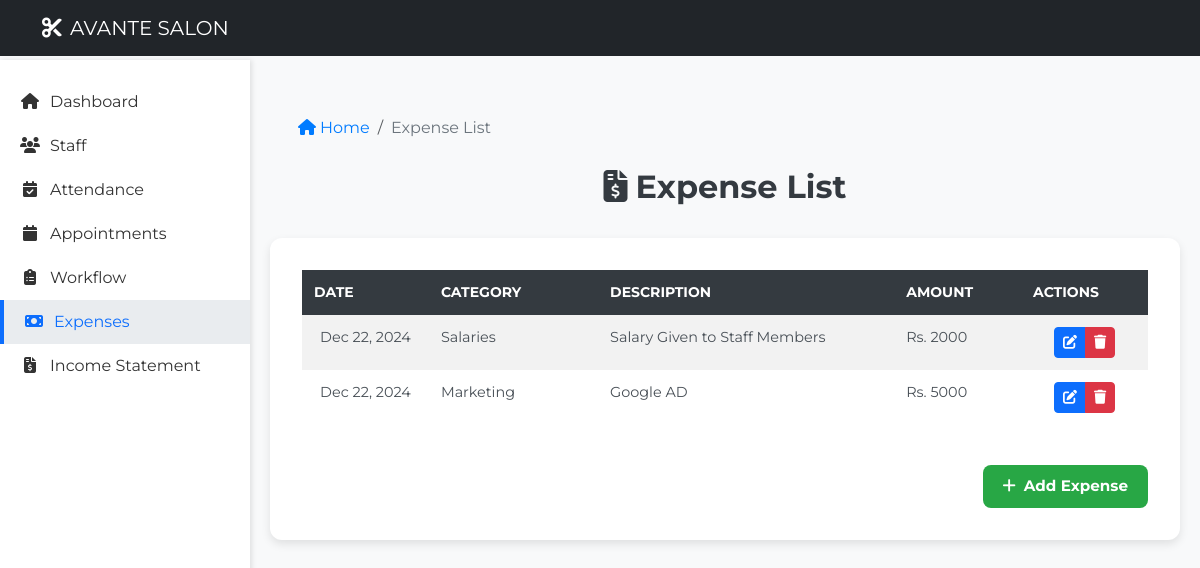
The app's page /expenses/ (signed in), older data.
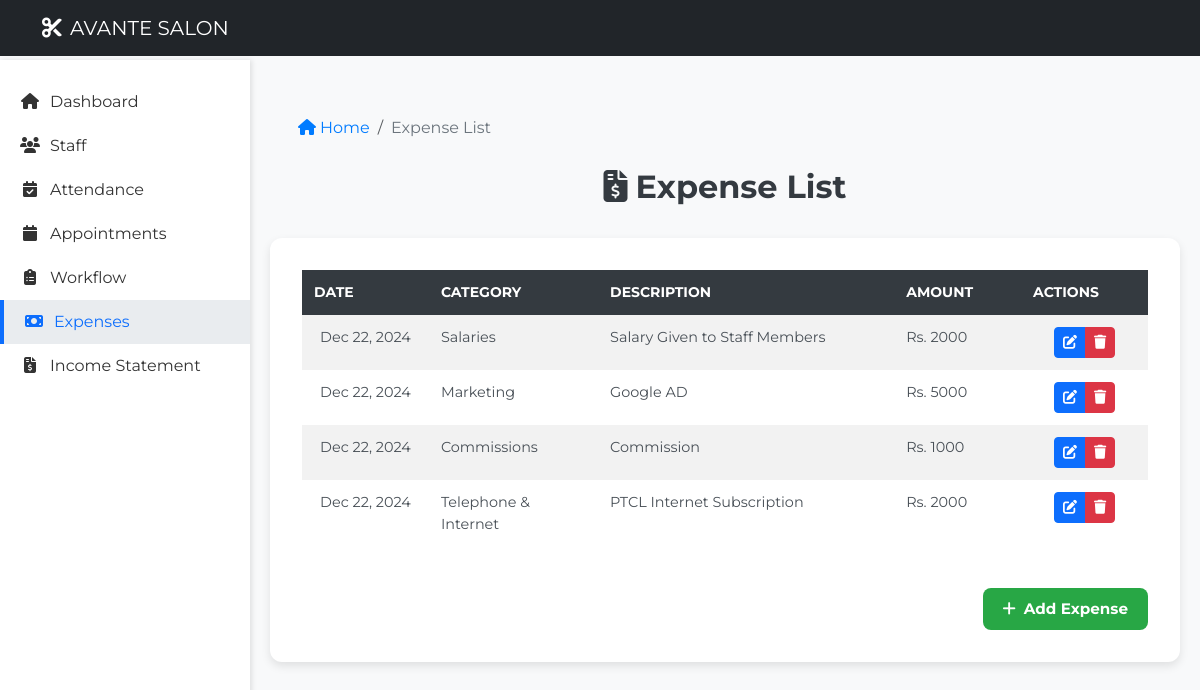
The same page, newer data.
### core/models.py (models this page shows, shortened)
class Expense(models.Model):
    description = models.CharField(max_length=100)
    category = models.CharField(max_length=50, choices=EXPENSE_CATEGORIES, default='others')
    amount = models.PositiveIntegerField(default=1)
    date = models.DateField(null=True, blank=True)
    created_at = models.DateTimeField(auto_now_add=True)
    updated_at = models.DateTimeField(auto_now=True, null=True, blank=True)

### core/views.py (the view)
# urls.py: path('expenses/', views.expenses_page, name='expenses'),
@admin_only
def expenses_page(request):
    expenses_qs = Expense.objects.all().order_by('-date')
    categories = dict(EXPENSE_CATEGORIES)
    context = {
        "expenses": expenses_qs,
        "categories": EXPENSE_CATEGORIES,
    }
    return render(request, 'expenses.html', context)

### templates/expenses.html (shortened to what the changed rows need)
<!DOCTYPE html>
<html lang="en">
<head>
    <link href="https://cdn.jsdelivr.net/npm/bootstrap@5.3.0-alpha3/dist/css/bootstrap.min.css" rel="stylesheet">
    <link rel="stylesheet" href="https://cdnjs.cloudflare.com/ajax/libs/font-awesome/6.4.0/css/all.min.css">
</head>
<body>
    <div class="main-content">
        <h1><i class="fas fa-file-invoice-dollar me-2"></i>Expense List</h1>
        <div class="table-container">
            <div class="table-responsive">
                <table class="table expense-table table-striped table-bordered">
                    <thead class="table-dark">
                        <tr>
                            <th scope="col" style="width: 15%;">Date</th>
                            <th scope="col" style="width: 20%;">Category</th>
                            <th scope="col" style="width: 35%;">Description</th>
                            <th scope="col" style="width: 15%;">Amount</th>
                            <th scope="col" style="width: 15%;">Actions</th>
                        </tr>
                    </thead>
                    <tbody>
                        {% for expense in expenses %}
                        <tr>
                            <td class="">{{ expense.date|date:"M d, Y" }}</td>
                            <td class="text-start">{{ expense.get_category_display }}</td>
                            <td class="text-start">{{ expense.description }}</td>
                            <td class="text-start">Rs. {{ expense.amount }}</td>
                            <td>
                                <div class="btn-group">
                                    <button class="btn btn-sm btn-primary"
                                            onclick="editExpense('{{ expense.pk }}', '{{ expense.description }}', '{{ expense.category }}', '{{ expense.amount }}', '{{ expense.date|date:'Y-m-d' }}')"
                                            title="Edit">
                                        <i class="fas fa-edit"></i>
                                    </button>
                                    <button class="btn btn-sm btn-danger"
                                            onclick="deleteExpense('{{ expense.pk }}', '{{ expense.description }}')"
                                            title="Delete">
                                        <i class="fas fa-trash"></i>
                                    </button>
                                </div>
                            </td>
                        </tr>
                        {% empty %}
                        <tr>
                            <td colspan="5" class="text-center">No expenses found.</td>
                        </tr>
                        {% endfor %}
                    </tbody>
                </table>
            </div>
        </div>
    </div>
</body>
</html>

Row changes from the older to the newer data that the page shows:
added Expense: date "Dec 22, 2024", category "Commissions", description "Commission", amount "1000"
added Expense: date "Dec 22, 2024", category "Telephone & Internet", description "PTCL Internet Subscription", amount "2000"
